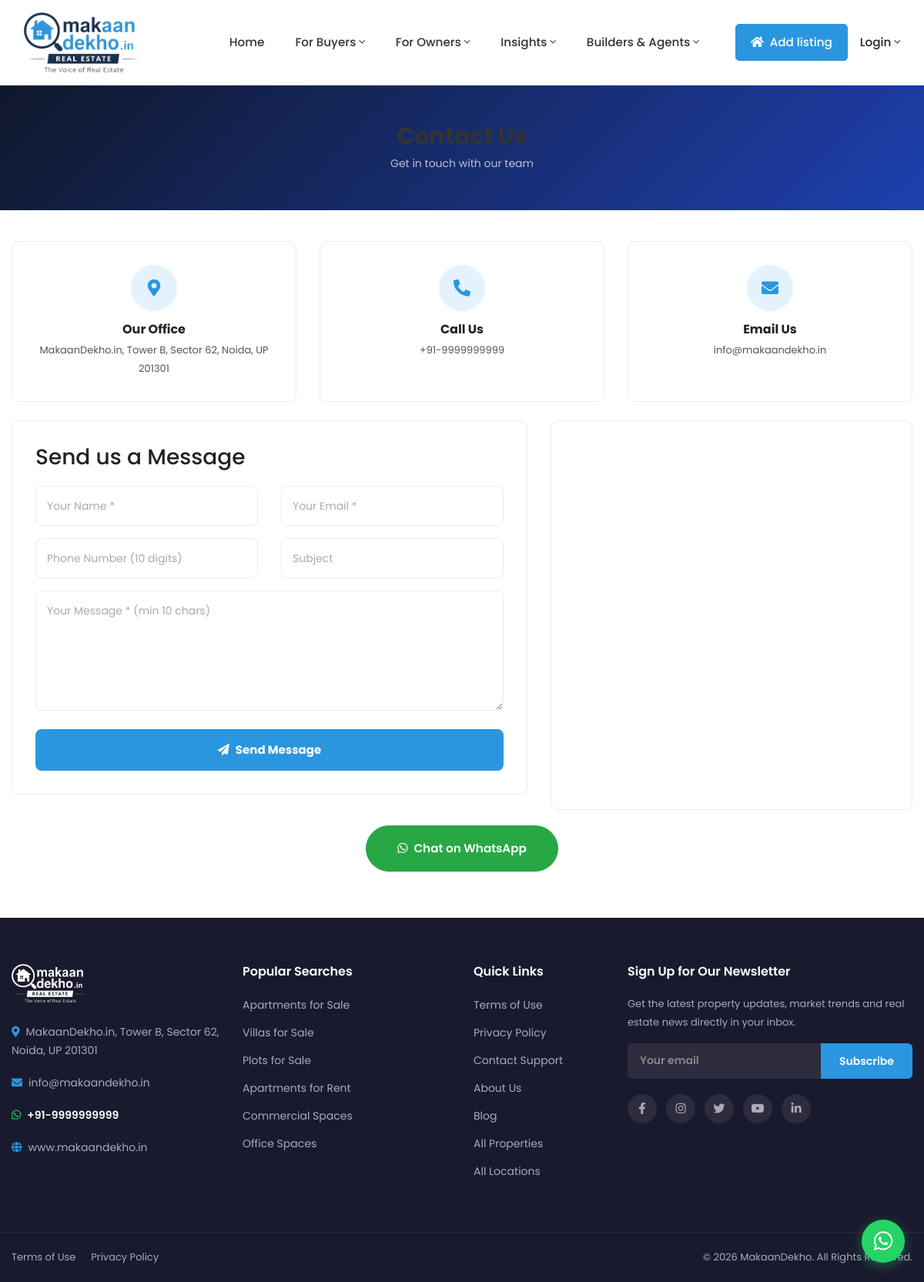
The page /contact.php on the database its author committed.
### tables this page shows
CREATE TABLE `settings` (
  `id` int(11) NOT NULL,
  `site_name` varchar(200) DEFAULT 'MakaanDekho',
  `site_logo` varchar(255) DEFAULT NULL,
  `favicon` varchar(255) DEFAULT NULL,
  `meta_title` varchar(255) DEFAULT NULL,
  `meta_description` text DEFAULT NULL,
  `meta_keywords` text DEFAULT NULL,
  `whatsapp_number` varchar(20) DEFAULT NULL,
  `phone` varchar(20) DEFAULT NULL,
  `email` varchar(150) DEFAULT NULL,
  `smtp_host` varchar(255) DEFAULT NULL,
  `smtp_user` varchar(255) DEFAULT NULL,
  `smtp_pass` varchar(255) DEFAULT NULL,
  `smtp_port` int(11) DEFAULT 587,
  `address` text DEFAULT NULL,
  `footer_text` text DEFAULT NULL,
  `facebook` varchar(255) DEFAULT NULL,
  `instagram` varchar(255) DEFAULT NULL,
  `twitter` varchar(255) DEFAULT NULL,
  `youtube` varchar(255) DEFAULT NULL,
  `linkedin` varchar(255) DEFAULT NULL,
  `updated_at` datetime DEFAULT current_timestamp() ON UPDATE current_timestamp()
);

### contact.php (the view, shortened to what the rows shown need)
<?php
require_once __DIR__ . '/includes/db.php';
include __DIR__ . '/includes/header.php';
?>
<div class="page-banner">
    <div class="container"><h1>Contact Us</h1><p>Get in touch with our team</p></div>
</div>
<section class="static-page">
<div class="container">
    <div class="row g-4">
        <div class="col-md-4">
            <div class="contact-info-card">
                <div class="contact-icon"><i class="fas fa-map-marker-alt"></i></div>
                <h5>Our Office</h5>
                <p><?= htmlspecialchars($settings['address'] ?? 'India') ?></p>
            </div>
        </div>
        <div class="col-md-4">
            <div class="contact-info-card">
                <div class="contact-icon"><i class="fas fa-phone-alt"></i></div>
                <h5>Call Us</h5>
                <p><?= !empty($settings['whatsapp_number']) ? '+91-' . $settings['whatsapp_number'] : '+91-XXXXXXXXXX' ?></p>
            </div>
        </div>
        <div class="col-md-4">
            <div class="contact-info-card">
                <div class="contact-icon"><i class="fas fa-envelope"></i></div>
                <h5>Email Us</h5>
                <p><?= htmlspecialchars($settings['email'] ?? 'info@makaandekho.in') ?></p>
            </div>
        </div>
    </div>
</div>
</section>
<?php include __DIR__ . '/includes/footer.php'; ?>

### includes/header.php (shortened to what the rows shown need)
<!DOCTYPE html>
<html lang="en">
<head>
    <link href="https://cdn.jsdelivr.net/npm/bootstrap@5.3.3/dist/css/bootstrap.min.css" rel="stylesheet">
    <link href="https://cdnjs.cloudflare.com/ajax/libs/font-awesome/6.5.1/css/all.min.css" rel="stylesheet">
    <link href="https://cdn.jsdelivr.net/npm/swiper@11/swiper-bundle.min.css" rel="stylesheet">
    <link href="<?= SITE_URL ?>assets/fonts/fontawesome-pro-5/css/all.css" rel="stylesheet">
    <link href="<?= SITE_URL ?>assets/css/animate.css" rel="stylesheet">
    <link href="<?= SITE_URL ?>assets/css/style.css" rel="stylesheet">
    <link href="<?= SITE_URL ?>assets/css/style2.css" rel="stylesheet">
</head>
<?php
$siteName = $settings['site_name'] ?? 'MakaanDekho';
?>
<body>
<header class="main-header">
<nav class="navbar navbar-expand-lg navbar-light bg-white sticky-top">
    <div class="container">
        <a class="navbar-brand mr-10 px-0 w-100 w-xl-auto" href="<?= SITE_URL ?>">
            <?php if (!empty($settings['site_logo'])): ?>
                <img src="<?= UPLOAD_URL . 'settings/' . $settings['site_logo'] ?>" alt="<?= htmlspecialchars($siteName) ?>" class="nav-logo">
            <?php endif; ?>
        </a>
    </div>
</nav>
</header>

### includes/footer.php (shortened to what the rows shown need)
<?php
$siteName     = $settings['site_name'] ?? 'MakaanDekho';
$siteEmail    = $settings['email'] ?? 'info@makaandekho.in';
$sitePhone    = $settings['phone'] ?? '';
$siteWhatsapp = $settings['whatsapp_number'] ?? '';
$siteAddress  = $settings['address'] ?? '';
$footerText   = $settings['footer_text'] ?? '';
?>
<footer class="site-footer" style="padding:60px 0 0;">
    <div class="container">
        <div class="row" style="margin-bottom:-20px;">
            <div class="col-lg-3 col-md-6" style="margin-bottom:30px;">
                <div class="footer-brand">
                    <?php if (!empty($settings['site_logo'])): ?>
                        <a href="<?= SITE_URL ?>" style="display:inline-block;margin-bottom:15px;">
                            <img src="<?= UPLOAD_URL . 'settings/' . $settings['site_logo'] ?>" alt="<?= htmlspecialchars($siteName) ?>" style="max-height:50px;filter:brightness(0) invert(1);">
                        </a>
                    <?php endif; ?>
                    <?php if ($siteAddress): ?>
                    <p style="margin-top:12px;font-size:14px;line-height:1.7;"><i class="fas fa-map-marker-alt" style="margin-right:8px;color:#2a96e0;"></i><?= htmlspecialchars($siteAddress) ?></p>
                    <?php endif; ?>
                    <?php if ($siteEmail): ?>
                    <p style="font-size:14px;"><i class="fas fa-envelope" style="margin-right:8px;color:#2a96e0;"></i><a href="mailto:<?= htmlspecialchars($siteEmail) ?>" style="color:#aab;text-decoration:none;"><?= htmlspecialchars($siteEmail) ?></a></p>
                    <?php endif; ?>
                    <?php if ($sitePhone): ?>
                    <p style="font-size:14px;font-weight:600;"><i class="fas fa-phone" style="margin-right:8px;color:#2a96e0;"></i><a href="tel:+91<?= htmlspecialchars($sitePhone) ?>" style="color:#fff;text-decoration:none;">+91-<?= htmlspecialchars($sitePhone) ?></a></p>
                    <?php elseif ($siteWhatsapp): ?>
                    <p style="font-size:14px;font-weight:600;"><i class="fab fa-whatsapp" style="margin-right:8px;color:#25D366;"></i><a href="https://wa.me/91<?= htmlspecialchars($siteWhatsapp) ?>" target="_blank" style="color:#fff;text-decoration:none;">+91-<?= htmlspecialchars($siteWhatsapp) ?></a></p>
                    <?php endif; ?>
                    <p style="font-size:14px;"><i class="fas fa-globe" style="margin-right:8px;color:#2a96e0;"></i>www.makaandekho.in</p>
                </div>
            </div>
        </div>
    </div>
    <div class="footer-bottom">
        <div class="container" style="display:flex;flex-wrap:wrap;justify-content:space-between;align-items:center;">
            <div class="footer-bottom-links">
                <a href="<?= SITE_URL ?>terms.php">Terms of Use</a>
                <a href="<?= SITE_URL ?>privacy.php">Privacy Policy</a>
            </div>
            <p>
                <?php if ($footerText): ?>
                    <?= htmlspecialchars($footerText) ?>
                <?php else: ?>
                    &copy; <?= date('Y') ?> <?= htmlspecialchars($siteName) ?>. All Rights Reserved
                <?php endif; ?>
            </p>
        </div>
    </div>
</footer>
</body>
</html>

### rows shown on the page
settings: site_logo (picture), address "MakaanDekho.in, Tower B, Sector 62, Noida, UP 201301", whatsapp_number "9999999999", email "info@makaandekho.in", footer_text "© 2026 MakaanDekho. All Rights Reserved."

### other values the page prints
$nav['label'] "Home"
$nav['label'] "For Buyers"
$nav['label'] "For Owners"
$nav['label'] "Insights"
$nav['label'] "Builders & Agents"
$fpt['label'] "Apartments for Sale"
$fpt['label'] "Villas for Sale"
$fpt['label'] "Plots for Sale"
$fpt['label'] "Apartments for Rent"
$fpt['label'] "Commercial Spaces"
$fpt['label'] "Office Spaces"
